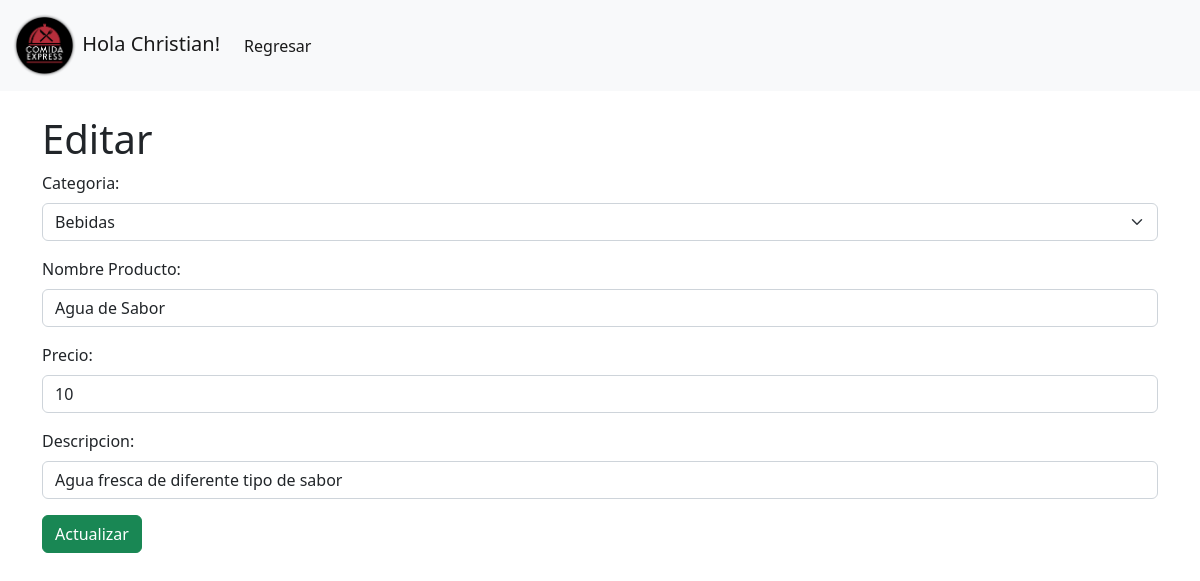
Before: /admin/db/editarProducto.php?id=2 (signed in) with the older database file.
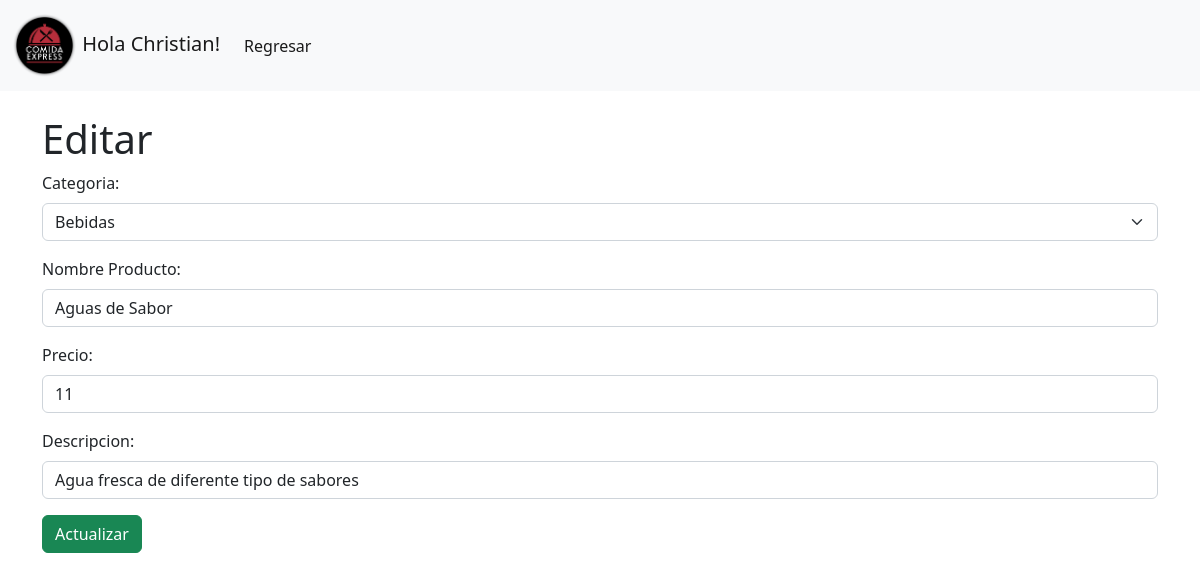
After: the same page with the newer database file.
### tables this page shows
CREATE TABLE `producto` (
  `id_producto` int(11) NOT NULL,
  `categoria_id_categoria` int(11) NOT NULL,
  `nombre` varchar(30) DEFAULT NULL,
  `Precio_de_Venta` float DEFAULT NULL,
  `Descripcion` tinytext DEFAULT NULL
);

### admin/db/funciones.php (called while the page is built, shortened)
<?php
function verProductosId($conn,$id){
    $sql = "SELECT * FROM producto WHERE id_producto = '$id'";
    $result = mysqli_query($conn, $sql);
    $data = mysqli_fetch_array($result, MYSQLI_NUM);
    return $data;
}
?>

### admin/db/editarProducto.php (the view, shortened to what this page needs)
<?php
include 'conn.php';
include 'funciones.php';
$idProducto = $_GET['id'];
$array = verProductosId($conn,$idProducto);
?>
<!DOCTYPE html>
<html lang="en">
<head>
    <link href="https://cdn.jsdelivr.net/npm/bootstrap@5.2.0-beta1/dist/css/bootstrap.min.css" rel="stylesheet">
</head>
<body>
<nav class="navbar navbar-expand-lg bg-light">
        <div class="container-fluid">
            <a class="navbar-brand" href="#">
            <img src="../../img/logo1.png" alt="" width="" height="65" class="d-inline-block align-text-center">
            Hola <?php echo $_SESSION['usuario'];?>!
            </a>
            <div class="collapse navbar-collapse" id="navbarNav">
            <ul class="navbar-nav">
                <li class="nav-item">
                <a class="nav-link active" aria-current="page" href="../productos.php">Regresar</a>
                </li>
            </ul>
            </div>
        </div>
</nav>
<div class="container mt-4">
    <h1>Editar</h1>
    <form action="actualizarProducto.php?id=<?php echo $idProducto ?>" method="POST">
            <div class="mb-3">
                <label for="nCategoria" class="form-label">Categoria:</label>
                <select name="nCategoria" id="categoria" class="form-select">
                    <option></option>
                </select>
            </div>
            <div class="mb-3">
                <label for="nProducto" class="form-label">Nombre Producto:</label>
                <input class="form-control" type="text" id="nProducto" name="nProducto" value="<?php echo $array[2] ?>" required>
            </div>
            <div class="mb-3">
                <label for="nPrecio" class="form-label">Precio:</label>
                <input class="form-control" type="number" id="nPrecio" name="nPrecio" value="<?php echo $array[3] ?>" required>
            </div>
            <div class="mb-3">
                <label for="nTexto" class="form-label">Descripcion:</label>
                <input class="form-control" type="text" id="nPrecio" name="nTexto"  value="<?php echo $array[4] ?>"  required>
            </div>
            <input type="submit" value="Actualizar" class="btn btn-success">
    </form>
</div>
</body>
</html>

Changed rows visible on the page:
changed producto: nProducto "Agua de Sabor" → "Aguas de Sabor"; nPrecio "10" → "11"; nTexto "Agua fresca de diferente tipo de sabor" → "Agua fresca de diferente tipo de sabores"
